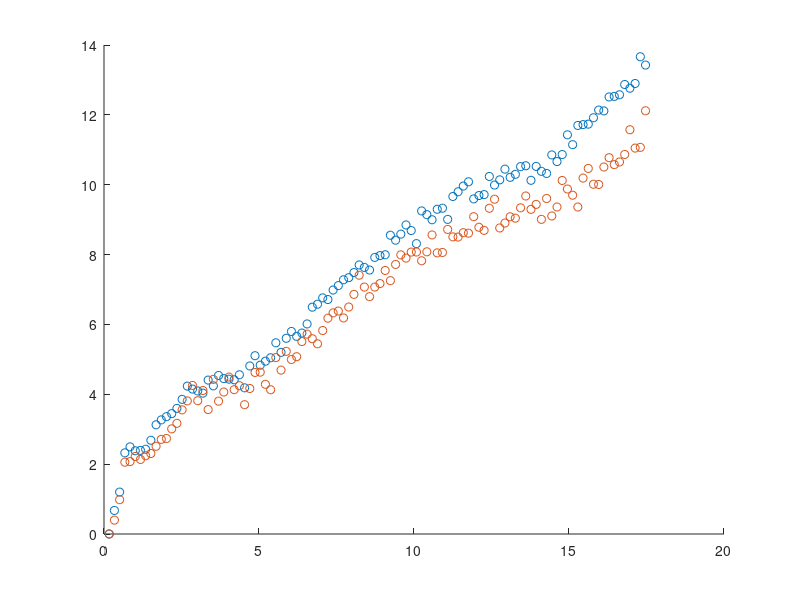
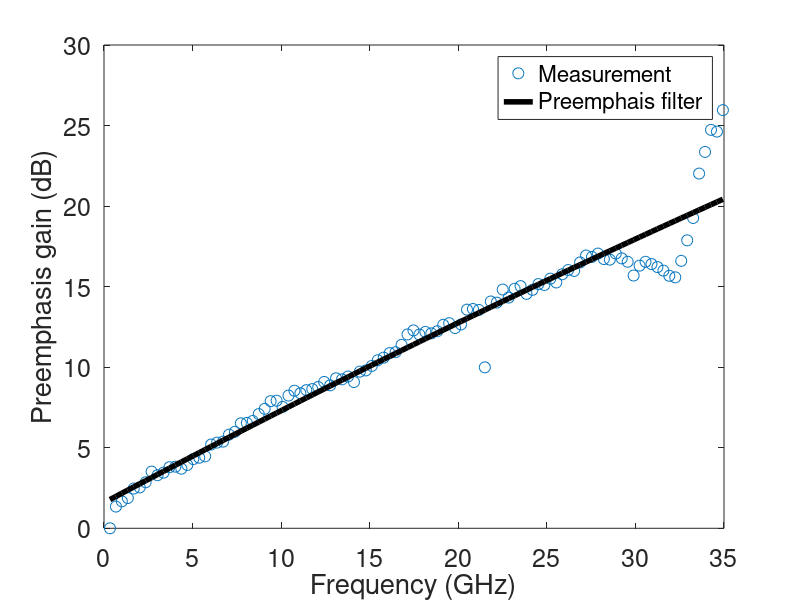

Here is the MATLAB script that generated these plots, in order:
close all
%% Preemphasis 1
% up to ~ 18 GHz
fcGHz = [0.167968750000000,0.335937500000000,0.503906250000000,0.671875000000000,0.839843750000000,1.00781250000000,1.17578125000000,1.34375000000000,1.51171875000000,1.67968750000000,1.84765625000000,2.01562500000000,2.18359375000000,2.35156250000000,2.51953125000000,2.68750000000000,2.85546875000000,3.02343750000000,3.19140625000000,3.35937500000000,3.52734375000000,3.69531250000000,3.86328125000000,4.03125000000000,4.19921875000000,4.36718750000000,4.53515625000000,4.70312500000000,4.87109375000000,5.03906250000000,5.20703125000000,5.37500000000000,5.54296875000000,5.71093750000000,5.87890625000000,6.04687500000000,6.21484375000000,6.38281250000000,6.55078125000000,6.71875000000000,6.88671875000000,7.05468750000000,7.22265625000000,7.39062500000000,7.55859375000000,7.72656250000000,7.89453125000000,8.06250000000000,8.23046875000000,8.39843750000000,8.56640625000000,8.73437500000000,8.90234375000000,9.07031250000000,9.23828125000000,9.40625000000000,9.57421875000000,9.74218750000000,9.91015625000000,10.0781250000000,10.2460937500000,10.4140625000000,10.5820312500000,10.7500000000000,10.9179687500000,11.0859375000000,11.2539062500000,11.4218750000000,11.5898437500000,11.7578125000000,11.9257812500000,12.0937500000000,12.2617187500000,12.4296875000000,12.5976562500000,12.7656250000000,12.9335937500000,13.1015625000000,13.2695312500000,13.4375000000000,13.6054687500000,13.7734375000000,13.9414062500000,14.1093750000000,14.2773437500000,14.4453125000000,14.6132812500000,14.7812500000000,14.9492187500000,15.1171875000000,15.2851562500000,15.4531250000000,15.6210937500000,15.7890625000000,15.9570312500000,16.1250000000000,16.2929687500000,16.4609375000000,16.6289062500000,16.7968750000000,16.9648437500000,17.1328125000000,17.3007812500000,17.4687500000000];
Hpreemphasis1 = [10.5864882880518 + 1.49339633027114i,11.3238467118264 + 2.29355276861050i,11.8028220951656 + 3.37356459582204i,13.4884741257329 + 3.63677048916425i,13.8125257362940 + 3.50051982479883i,13.7108104807211 + 3.14475434454464i,13.6823269310383 + 3.33005669871479i,13.6591133596389 + 3.64236012655727i,13.9083402129090 + 4.31318489958790i,14.6032354312678 + 4.64278766092578i,14.7137158938755 + 5.10339031625679i,14.9161365241344 + 5.02569983956845i,15.0321794414393 + 5.17597970109845i,15.2058060061400 + 5.51890356329717i,15.4751575820516 + 6.17912816014491i,16.4121110671244 + 5.80150044496576i,16.2092695729273 + 5.86866710993493i,16.0374607511962 + 6.02359622589820i,15.9960440158535 + 5.77986603040130i,16.4003177738899 + 6.80781545636365i,16.1283207029707 + 6.58652382831100i,16.2703165217003 + 7.76418653161224i,16.4153350667516 + 7.00027587991651i,16.2285703517086 + 7.34031352726578i,16.0456041118255 + 7.64721879901575i,16.2364537523500 + 7.92854260627997i,15.0560756738284 + 8.54039699475220i,15.7916013930922 + 9.83354652829034i,16.2862225373852 + 10.2496048923805i,15.9378338720865 + 9.68862498310304i,15.8392182120140 + 10.3065085651120i,15.4687840978332 + 11.2260403393048i,16.2521943357353 + 11.7900336370651i,15.3130481875047 + 11.9993845119805i,15.6184484002480 + 13.0894802593440i,16.4955475822428 + 12.7391251419048i,15.5283212279253 + 13.3986299477863i,15.0382660132645 + 14.2742457704250i,15.3204188014811 + 14.8938084050301i,15.8771641797003 + 16.0562638653255i,16.0846117867267 + 16.1590642414807i,16.1006517381670 + 16.8209813344538i,15.7119271011055 + 17.0101710644767i,15.8914005380683 + 17.8421380022481i,16.6439554932122 + 17.6306359703165i,16.0031158052876 + 18.8343349034433i,16.9685424684213 + 18.2047171786448i,15.6665047591979 + 19.8761700570909i,16.7618651812747 + 19.8139169799925i,17.1302305275286 + 19.2144002686916i,16.6258202709591 + 19.3636082497805i,17.2618016648411 + 20.2464593304543i,16.9584068515811 + 20.7049565645220i,16.4538438584459 + 21.2027698115726i,16.6448022906617 + 23.2870654042235i,17.4733847276435 + 22.0839423901553i,17.4987453461778 + 22.7823858398055i,17.5331257717277 + 23.8625098060840i,17.8001979478053 + 22.9815466330088i,16.4943777596186 + 22.4305711161379i,17.6781129276479 + 25.4773253724281i,18.1280812847945 + 24.6914111627959i,17.6830490186802 + 24.3845925905602i,17.0447856823188 + 26.1112252206631i,18.7168634714559 + 25.0743117458882i,18.1596637356808 + 24.0779441821512i,17.0844702552517 + 27.6726154135683i,19.2645921931017 + 26.8306160883738i,19.2822938793136 + 27.5895970295330i,17.7666571368893 + 29.1480426871921i,18.3571359533130 + 26.5337138067199i,18.5832436958300 + 26.8135157299208i,15.7693742724854 + 28.6764219290472i,15.7124493121909 + 30.9854870515438i,15.4780593196902 + 30.0157350993488i,15.8893419470191 + 30.4599295624008i,16.1004239815927 + 31.7369027450398i,15.8768502604975 + 30.7905418873020i,13.9703090547998 + 32.0742545359881i,14.4520355550102 + 32.8430726528383i,14.4884522126022 + 32.9421343309202i,12.2290758111782 + 32.0487761250664i,10.8875762392570 + 34.2225738819018i,9.43490354701796 + 34.0527683572984i,6.87373912680067 + 34.4104005302000i,8.97224433106973 + 36.2039643407443i,5.31482449375369 + 36.1037808041328i,2.65263324079681 + 37.2514680393148i,2.16861556692370 + 39.7930538492576i,-0.812006395366996 + 38.5718979409061i,-3.50230242117191 + 40.9516177055554i,-4.82950518849645 + 40.9330311033424i,-4.78603485556681 + 41.0012080704565i,-7.27161562673659 + 41.5260466733111i,-9.50686398862735 + 42.1846351920549i,-11.7995845853796 + 41.4772329446245i,-12.6617498321148 + 43.3379990804847i,-15.1214078516367 + 42.6332536282323i,-15.3079634985599 + 42.8232904163001i,-18.2310987898760 + 43.3659121822454i,-24.1136429669932 + 39.7203354739368i,-23.7221444671474 + 40.8033162931917i,-26.4940930570592 + 44.2185819529173i,-27.8416963990219 + 41.7152051470882i];
Hpreemphasis2 = [2.73106654609644,2.85886868536201,3.05822737511419,3.46038180074983,3.46708706170941,3.52598474992524,3.49189589012096,3.53495445473579,3.56093541169890,3.64674695636431,3.73077622298887,3.74192699778840,3.86218247812435,3.93338482249054,4.11196688035485,4.23513686587625,4.45635036574061,4.23804751095611,4.38253865161181,4.11587421825603,4.54688299115558,4.23160758186788,4.36085040842625,4.58151819020844,4.39460926144724,4.45301480552868,4.18241390111016,4.41195821039056,4.65168970424071,4.65613453610526,4.47319925903857,4.39361170709457,4.88490866627688,4.68748608946388,4.98656437279577,4.85419692124548,4.89934584002275,5.15029922367776,5.27758814988422,5.19879087309623,5.11233213367968,5.34096914696413,5.56288152056150,5.66127691865576,5.69480986718812,5.56712175308027,5.77085129300582,6.01632108613293,6.40878354306794,6.16351664937764,5.97142157589750,6.16366330915362,6.23454707061600,6.50979989914742,6.29496281549612,6.64072417193894,6.85327129463490,6.78132340776269,6.91636006446131,6.91804745819621,6.72148458789709,6.92314200726573,7.31867356138867,6.89890241991910,6.90792921169589,7.45329221563481,7.27205928983376,7.26808516047102,7.37357110132786,7.36147887386745,7.77250380906938,7.50653510639227,7.43003537861776,7.99143857756046,8.23350730195373,7.48900724723583,7.61197200921973,7.76987868810254,7.73481687912185,8.00322335844356,8.32122975621097,7.96270686018318,8.09401309376292,7.70464749600986,8.25324900800601,7.79099653221476,8.02460792223691,8.75837648136676,8.51545264105654,8.34256683150353,8.02450702511843,8.82745603936225,9.11317533655492,8.65064935916800,8.64318196573915,9.15526799073268,9.44123229287533,9.22717184975231,9.30919408529858,9.54258826736348,10.3517858244214,9.74454768036903,9.76826355234945,11.0196055277993];


Hpreemphasis1 = abs(Hpreemphasis1);
Hpreemphasis1 = Hpreemphasis1/Hpreemphasis1(1);

Hpreemphasis2 = Hpreemphasis2/Hpreemphasis2(1);
 
% fit1 = fit(fcGHz, Hpreemphasis2, 'poly2')

%% Preemphasis 2
% up to ~ 35 GHz
fcGHz3 = [0.335937500000000,0.671875000000000,1.00781250000000,1.34375000000000,1.67968750000000,2.01562500000000,2.35156250000000,2.68750000000000,3.02343750000000,3.35937500000000,3.69531250000000,4.03125000000000,4.36718750000000,4.70312500000000,5.03906250000000,5.37500000000000,5.71093750000000,6.04687500000000,6.38281250000000,6.71875000000000,7.05468750000000,7.39062500000000,7.72656250000000,8.06250000000000,8.39843750000000,8.73437500000000,9.07031250000000,9.40625000000000,9.74218750000000,10.0781250000000,10.4140625000000,10.7500000000000,11.0859375000000,11.4218750000000,11.7578125000000,12.0937500000000,12.4296875000000,12.7656250000000,13.1015625000000,13.4375000000000,13.7734375000000,14.1093750000000,14.4453125000000,14.7812500000000,15.1171875000000,15.4531250000000,15.7890625000000,16.1250000000000,16.4609375000000,16.7968750000000,17.1328125000000,17.4687500000000,17.8046875000000,18.1406250000000,18.4765625000000,18.8125000000000,19.1484375000000,19.4843750000000,19.8203125000000,20.1562500000000,20.4921875000000,20.8281250000000,21.1640625000000,21.5000000000000,21.8359375000000,22.1718750000000,22.5078125000000,22.8437500000000,23.1796875000000,23.5156250000000,23.8515625000000,24.1875000000000,24.5234375000000,24.8593750000000,25.1953125000000,25.5312500000000,25.8671875000000,26.2031250000000,26.5390625000000,26.8750000000000,27.2109375000000,27.5468750000000,27.8828125000000,28.2187500000000,28.5546875000000,28.8906250000000,29.2265625000000,29.5625000000000,29.8984375000000,30.2343750000000,30.5703125000000,30.9062500000000,31.2421875000000,31.5781250000000,31.9140625000000,32.2500000000000,32.5859375000000,32.9218750000000,33.2578125000000,33.5937500000000,33.9296875000000,34.2656250000000,34.6015625000000,34.9375000000000];
Hpreemphasis3 = [2.93065570568365,3.42239193838029,3.55269081451834,3.63753017795263,3.89310983285984,3.92466728476242,4.07252504177783,4.39398617341961,4.28282935990344,4.36192826248288,4.53538273640133,4.55203437664322,4.48551381030442,4.60759536673696,4.80578771812325,4.85276469273365,4.90174854426737,5.33272659510497,5.40692882755031,5.44371891815008,5.72140430565517,5.83933303437081,6.20566809964575,6.22366666744834,6.31080365997461,6.62993598201363,6.88166060389448,7.26920282067339,7.29500041108794,6.97687596523419,7.56584357784497,7.83212279881367,7.69136382367729,7.86613480200489,7.92481623436785,8.04185577388087,8.34090681820092,8.14087396262934,8.56213639545615,8.49655106917213,8.66945815105360,8.33481454065747,8.97814834801801,9.05586505812139,9.35126420113916,9.73659511926531,9.92187634959583,10.2491964966101,10.3161941455176,10.8677877956914,11.7115184290188,12.0536027037696,11.7017031076109,11.9254554628267,11.8003417266892,11.9833499203078,12.5476272775020,12.6943510433722,12.2584329343516,12.5807966149922,13.9831728314429,14.0479873589832,13.9516147124399,9.25716023474548,14.8236292642031,14.7010578242915,16.1418318079796,15.2387632319795,16.2304230549604,16.5444068023687,15.6496141646946,16.1083457807486,16.7868684162147,16.6798778896637,17.4473427782387,16.9800129024444,18.0005644557717,18.5560160868150,18.4346393561030,19.5969034256404,20.5883247271730,20.3814795027208,20.8742584378730,20.0721795301398,19.9895613455129,20.8791893855728,20.1685796006178,19.6883282279300,17.8429792939086,19.1494681927001,19.6826706566126,19.3647833569080,18.9561557740204,18.4800311511831,17.8062633306356,17.6121185439293,19.8163536993246,22.9440137279781,26.9168170953250,36.9775013501200,43.1613489818862,50.5368339847588,49.9110112655166,58.1916224750163];

Hpreemphasis3 = Hpreemphasis3/Hpreemphasis3(1);

fit3 = [-0.0013 0.5846 1.5859];

Hpreemph = 10.^(polyval([-0.0013 0.5846 1.5859], fcGHz3)/20);

%% New modulator
fnew = [211388221.153846,422776442.307692,634164663.461538,845552884.615385,1056941105.76923,1268329326.92308,1479717548.07692,1691105769.23077,1902493990.38462,2113882211.53846,2325270432.69231,2536658653.84615,2748046875.00000,2959435096.15385,3170823317.30769,3382211538.46154,3593599759.61538,3804987980.76923,4016376201.92308,4227764423.07692,4439152644.23077,4650540865.38462,4861929086.53846,5073317307.69231,5284705528.84615,5496093750.00000,5707481971.15385,5918870192.30769,6130258413.46154,6341646634.61538,6553034855.76923,6764423076.92308,6975811298.07692,7187199519.23077,7398587740.38462,7609975961.53846,7821364182.69231,8032752403.84615,8244140625.00000,8455528846.15385,8666917067.30769,8878305288.46154,9089693509.61539,9301081730.76923,9512469951.92308,9723858173.07692,9935246394.23077,10146634615.3846,10358022836.5385,10569411057.6923,10780799278.8462,10992187500.0000,11203575721.1538,11414963942.3077,11626352163.4615,11837740384.6154,12049128605.7692,12260516826.9231,12471905048.0769,12683293269.2308,12894681490.3846,13106069711.5385,13317457932.6923,13528846153.8462,13740234375.0000,13951622596.1538,14163010817.3077,14374399038.4615,14585787259.6154,14797175480.7692,15008563701.9231,15219951923.0769,15431340144.2308,15642728365.3846,15854116586.5385,16065504807.6923,16276893028.8462,16488281250.0000,16699669471.1538,16911057692.3077,17122445913.4615,17333834134.6154,17545222355.7692,17756610576.9231,17967998798.0769,18179387019.2308,18390775240.3846,18602163461.5385,18813551682.6923,19024939903.8462,19236328125.0000,19447716346.1538,19659104567.3077,19870492788.4615,20081881009.6154,20293269230.7692,20504657451.9231,20716045673.0769,20927433894.2308,21138822115.3846,21350210336.5385,21561598557.6923,21772986778.8462,21984375000.0000];
Hnew = [19.8357795024770,20.2550817033207,20.8998781315683,21.5600684644335,21.4644616142099,21.7415994776529,21.9347226415198,22.2586889354433,21.9302524740724,22.2682094382052,22.9680407135425,22.8619792365200,22.8882508731292,23.1003391774759,22.6690690618403,23.2059038791213,23.2464489076189,23.3089038986785,23.3519007072359,23.1382783413785,23.6478571842714,24.2599640182849,23.8148353993012,23.6385102682201,23.5372748687308,23.9948584471890,24.4946244514898,24.2488451375127,24.3144997652052,24.4927308977663,24.8232193477770,25.1587043269343,25.1283561492716,25.0820577549702,25.1642537306921,25.5299152119726,25.4364894963985,25.8431738263981,25.6809510867565,26.3491228652074,26.7150289646654,26.4815262994838,27.4925572339520,27.2995999183013,26.8986267731759,27.1127409325960,27.6178885817491,27.4511870026734,27.5376882578634,27.5138819469723,27.8031781170762,28.3387245792938,28.3743214585440,27.6236009376797,28.1079973861577,27.8738672309703,28.3587682453408,28.0056164296238,28.3051568564935,28.2723734327334,28.6076269101762,28.4939263290630,28.3791347953503,28.2783191045518,28.4204977986290,28.6494206488807,28.6636156254150,28.6097293012799,29.1413289415803,29.0568683356255,29.5415439206314,29.3855817761585,29.7324432805046,30.0661060677766,30.1557430567386,29.7882863277946,30.1779736094294,30.6705206884876,30.3417281094126,31.0102763521329,30.9639168397180,31.0649556339071,30.9535649441501,31.6456211757164,31.5123815868025,31.6604369526439,32.2475227968550,31.8368460014554,32.2023961180533,32.0301641455535,31.7855090025975,32.3072200761038,32.0182415534474,32.3068827080648,31.5210462057501,32.3276654886249,33.1425448221663,31.5704352915071,26.6553380604333,31.6633460875419,32.8357536810546,34.1472246825210,34.1271333517976,34.0708920750703];
Hnew = Hnew - Hnew(1);


figure, hold on
plot(fcGHz, 20*log10(Hpreemphasis1), 'o', fcGHz, 20*log10(Hpreemphasis2), 'o') 
% plot(fcGHz, fit1(fcGHz));

figure, hold on, box on
% plot(fcGHz, 20*log10(Hpreemphasis2), 'o')
plot(fcGHz3, 20*log10(Hpreemphasis3), 'o', 'MarkerSize', 8) 
plot(fcGHz3, 20*log10(Hpreemph), 'k', 'LineWidth', 4);
% plot(fnew/1e9, Hnew, 'o')
xlabel('Frequency (GHz)', 'FontSize', 18)
ylabel('Preemphasis gain (dB)', 'FontSize', 18)
set(gca, 'FontSize', 18)
legend('Measurement', 'Preemphais filter')

